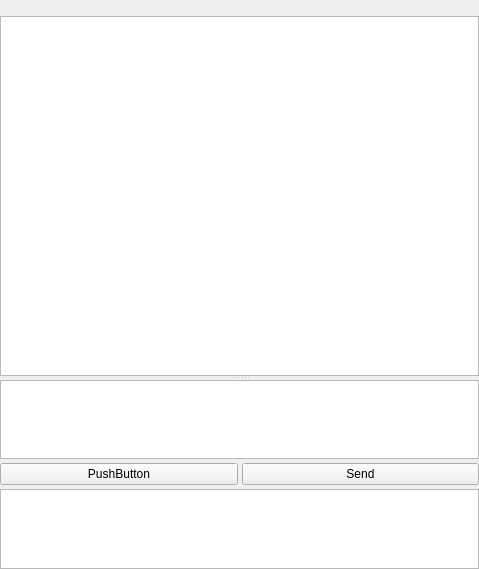
<?xml version="1.0" encoding="UTF-8"?>
<ui version="4.0">
 <class>SmsConversationContentWidget</class>
 <widget class="QWidget" name="SmsConversationContentWidget">
  <property name="geometry">
   <rect>
    <x>0</x>
    <y>0</y>
    <width>479</width>
    <height>569</height>
   </rect>
  </property>
  <property name="windowTitle">
   <string>Form</string>
  </property>
  <layout class="QVBoxLayout" name="verticalLayout_2">
   <property name="spacing">
    <number>0</number>
   </property>
   <property name="leftMargin">
    <number>0</number>
   </property>
   <property name="topMargin">
    <number>0</number>
   </property>
   <property name="rightMargin">
    <number>0</number>
   </property>
   <property name="bottomMargin">
    <number>0</number>
   </property>
   <item>
    <widget class="QSplitter" name="splitter">
     <property name="orientation">
      <enum>Qt::Orientation::Vertical</enum>
     </property>
     <property name="opaqueResize">
      <bool>true</bool>
     </property>
     <widget class="QWidget" name="horizontalLayoutWidget">
      <layout class="QVBoxLayout" name="verticalLayout_3">
       <property name="spacing">
        <number>2</number>
       </property>
       <item>
        <widget class="QLabel" name="title">
         <property name="text">
          <string/>
         </property>
        </widget>
       </item>
       <item>
        <widget class="QListWidget" name="listItemWidget">
         <property name="minimumSize">
          <size>
           <width>0</width>
           <height>360</height>
          </size>
         </property>
         <property name="baseSize">
          <size>
           <width>0</width>
           <height>500</height>
          </size>
         </property>
         <property name="horizontalScrollBarPolicy">
          <enum>Qt::ScrollBarPolicy::ScrollBarAlwaysOff</enum>
         </property>
         <property name="sortingEnabled">
          <bool>true</bool>
         </property>
        </widget>
       </item>
      </layout>
     </widget>
     <widget class="QWidget" name="verticalLayoutWidget">
      <layout class="QVBoxLayout" name="verticalLayout">
       <property name="spacing">
        <number>4</number>
       </property>
       <item>
        <widget class="QTextEdit" name="smsInputEdit">
         <property name="sizePolicy">
          <sizepolicy hsizetype="Expanding" vsizetype="Minimum">
           <horstretch>0</horstretch>
           <verstretch>0</verstretch>
          </sizepolicy>
         </property>
         <property name="minimumSize">
          <size>
           <width>0</width>
           <height>20</height>
          </size>
         </property>
        </widget>
       </item>
       <item>
        <layout class="QHBoxLayout" name="horizontalLayout">
         <property name="spacing">
          <number>4</number>
         </property>
         <item>
          <widget class="QPushButton" name="attachmentButton">
           <property name="text">
            <string>PushButton</string>
           </property>
          </widget>
         </item>
         <item>
          <widget class="QPushButton" name="sendButton">
           <property name="text">
            <string>Send</string>
           </property>
          </widget>
         </item>
        </layout>
       </item>
       <item>
        <widget class="QListWidget" name="attachmentList">
         <property name="enabled">
          <bool>true</bool>
         </property>
         <property name="sizePolicy">
          <sizepolicy hsizetype="Expanding" vsizetype="Minimum">
           <horstretch>0</horstretch>
           <verstretch>0</verstretch>
          </sizepolicy>
         </property>
         <property name="minimumSize">
          <size>
           <width>0</width>
           <height>20</height>
          </size>
         </property>
         <property name="horizontalScrollBarPolicy">
          <enum>Qt::ScrollBarPolicy::ScrollBarAlwaysOff</enum>
         </property>
        </widget>
       </item>
      </layout>
     </widget>
    </widget>
   </item>
  </layout>
 </widget>
 <resources/>
 <connections/>
</ui>
